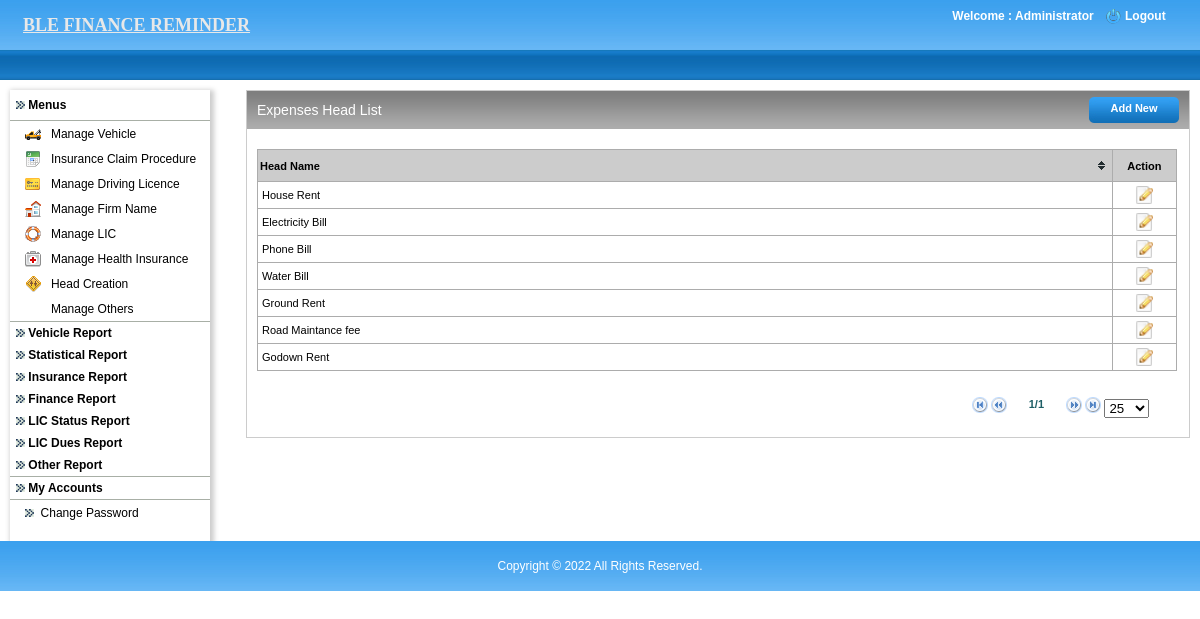
The app's page /admin/head_manage.php (signed in) with its own data.
### tables this page shows
CREATE TABLE IF NOT EXISTS `payment_heads` (
  `id` int(11) NOT NULL AUTO_INCREMENT,
  `heads` varchar(255) NOT NULL,
  PRIMARY KEY (`id`)
);

### includes/class.dbFunctions.php (called while the page is built, shortened)
<?php
class Dbfunctions extends Pagination
{
public $mysqli;
public function __construct()
{
	$localhost = "localhost";
	$username = "root";
	$password = "";
	$db = "ble_finance_latest";
	$this->mysqli = new mysqli($localhost,$username,$password,$db) or
		die('Oops connection error -> ' . mysqli_connect_error());
}
	function get_session(){
		if(isset($_SESSION['login'])){
			return $_SESSION['login'];
		}
	}
	function getDataFromTable($tblName, $fldName,  $optCondition){
		$defaultVal="";
		if(trim($optCondition) != ""){
			$condition = $optCondition ;
		}else{
			$condition = "";
		}
		$rs = $this->mysqli->query("select " . $fldName . " from " . $tblName . " where " . $condition);
		if( (!($rs)) || (!($rec=$rs->fetch_array(MYSQLI_BOTH)))){
			return $defaultVal;
		}else if(is_null($rec[0])){
			return $defaultVal;
		}else{
			return $rec[0];
		}
	}
	function countRows($tblName,$optCondition=""){
		if(trim($optCondition) != ""){
			$condition = " WHERE " . $optCondition;
		}else{
			$condition = "";
		}
		$sql="SELECT * FROM " . $tblName . $condition;
		$result = $this->mysqli->query($sql);
		if($result){
			$num=$result->num_rows;
			return $num;
		}
	}
	function fetch($tblName,$optCondition="",$optorder="",$optlimit="",$optorderType="ASC"){
		if(trim($optCondition) != ""){
			$condition = " WHERE " . $optCondition;
		}else{
			$condition = "";
		}
		if(trim($optlimit) != ""){
			$limit = " ".$optlimit;
		}else{
			$limit = "";
		}
		if(trim($optorder) != ""){
			$sql = "SELECT * FROM " . $tblName . $condition ." ORDER BY ". $optorder." ".$optorderType. $limit;
		}else{
			$sql = "SELECT * FROM " . $tblName . $condition. $limit;
		}
		$result = $this->mysqli->query($sql);
		while($row =$result->fetch_array(MYSQLI_BOTH)){
			$result_array[] = $row;
		}
		if(count($result_array)>0){
			return $result_array;
		}else{
			$default_val=array();
			return $default_val;
		}
	}
}
?>

### admin/head_manage.php (the view, shortened to what this page needs)
<?php
include_once '../includes/class.dbFunctions.php';
$db = new Dbfunctions();
include 'application_top.php';
?>
<link href="css/style.css" rel="stylesheet" type="text/css" />
<body>
<table width="100%" border="0" cellspacing="0" cellpadding="0">
  <tr>
    <td align="center" valign="middle" ><?php include 'header.php'; ?></td>
  </tr>
  <tr>
    <td align="left" valign="top"><table width="100%" border="0" cellspacing="0" cellpadding="0">
      <tr>
        <td width="10">&nbsp;</td>
        <td align="left" valign="top"><table width="100%" border="0" cellspacing="0" cellpadding="0">
          <tr>
            <td height="10" colspan="3" align="left" valign="top"></td>
            </tr>
          <tr>
            <td width="226" align="left" valign="top" height="365"><?php include 'left.php';?></td>
            <td width="10">&nbsp;</td>
            <td align="left" valign="top">
			<table width="100%" border="0" cellspacing="0" cellpadding="0" style="border:solid 1px; border-color:#CCC;">
              <tr>
                <td align="left" valign="top"><table width="100%" border="0" cellspacing="0" cellpadding="0">
                    <tr>
                      <td width="10" align="left" valign="top"><img src="images/leftbox-bg.jpg" alt="leftboxbg" width="10" height="38" /></td>
                      <td class="midboxbg"><table width="100%" border="0" cellspacing="0" cellpadding="0">
                        <tr>
                          <td width="50%" align="left" valign="middle"><h2>Expenses Head List</h2></td>
                          <td width="50%" align="right" valign="middle"><h2><a href="head_add.php" class="linkButton">Add New</a></h2></td>
                        </tr>
                      </table></td>
                      <td width="10" align="right" valign="top"><img src="images/rightbox-bg.jpg" alt="rightboxbg" width="10" height="38" /></td>
                    </tr>
                </table></td>
              </tr>
              <tr>
                <td align="left" valign="top">
				<table width="100%" border="0" cellspacing="0" cellpadding="0">
                  <tr>
                    <td height="5" colspan="3"></td>
                  </tr>
                  <tr>
                    <td height="5" colspan="3"></td>
                    </tr>
                  <tr>
                    <td>&nbsp;</td>
                    <td align="center" valign="top">
					<table height="61" border="1" align="center" cellpadding="0" cellspacing="0" bordercolor="#ACACAC"  class="tablesorter" id="sort_table" width="100%">
                      <thead>
                        <tr>
                          <th height="27" align="left" valign="middle" class="fetch_headers">Head Name </th>
						  <th colspan="3" align="center" valign="middle" class="fetch_headers">Action</th>
                          </tr>
                      </thead>
                      <tbody>
                        <?php
						 $num=$db->countRows('payment_heads');
						 foreach($db->fetch('payment_heads') as $res) {
			             ?>
                        <tr bgcolor="<?=$color;?>"  onmouseover="this.style.backgroundColor='#E6E6E6'" onMouseOut="this.style.backgroundColor=''">
                          <td align="left" class="fetch_contents"><?php echo $res["heads"]; ?></td>
						   <td width="7%" align="center" bgcolor="<?=$color;?>" class="fetch_contents">
						   <a href="head_edit.php?id=<?php echo $res["id"];?>"  class="linktext">
						   <img src="images/edit.png" width="18" height="18" title="Edit"></a></td>
                        </tr>
                        <?php } ?>
                      </tbody>
                    </table>
                    </td>
                    <td>&nbsp;</td>
                  </tr>
                  <tr>
                    <td width="10">&nbsp;</td>
                    <td>&nbsp;</td>
                    <td width="12">&nbsp;</td>
                  </tr>
                  <tr>
                    <td>&nbsp;</td>
                    <td align="right">
					<table width="94%" border="0" cellpadding="0" cellspacing="0" align="center">
                      <tr>
                        <td width="76%" align="center">&nbsp;</td>
                        <td width="24%" >
						<?php if($num > 0) { ?>
						<form>
                          <div id="pager" class="pager" style="text-align:right; padding-top:10px;">
						  <img src="table_sorter/icons/first.png" alt="first" width="16" height="16" class="first"/>
						  <img src="table_sorter/icons/prev.png" alt="prev" width="16" height="16" class="prev"/>
                            <input name="text" type="text" class="pagedisplay trans" size="5" readonly=""/>
                            <img src="table_sorter/icons/next.png" width="16" height="16" class="next"/>
							<img src="table_sorter/icons/last.png" width="16" height="16" class="last"/>
                            <select name="select" class="pagesize">
                              <option selected="selected"  value="25">25</option>
                            </select>
                          </div>
                        </form>
						<?php } ?>
						</td>
                      </tr>
                    </table>
					</td>
                    <td>&nbsp;</td>
                  </tr>
                  <tr>
                    <td>&nbsp;</td>
                    <td>&nbsp;</td>
                    <td>&nbsp;</td>
                  </tr>
                </table>
                  </td>
              </tr>
            </table></td>
            </tr>
        </table></td>
        <td width="10">&nbsp;</td>
      </tr>
    </table></td>
  </tr>
  <tr>
    <td align="center"><?php include 'footer.php';?></td>
  </tr>
</table>
</body>
</html>

### admin/header.php (shortened to what this page needs)
<table width="100%" border="0" cellpadding="0" cellspacing="0" style="background: url(images/top_bg.jpg) repeat-x;">
  <tr>
    <td width="50%" height="50" align="left" valign="middle" style="padding-left:23px;">
    <a href="admin_home.php" class="style3" style="text-decoraon:none; font-size:18px;">BLE FINANCE REMINDER</a></td>
    <td width="50%" align="right" valign="top" style="padding-right:5px;">
	<?php
	if ($db->get_session())
	{
	$client_name=$db->getDataFromTable('admin', 'admin_name',  "id='$_SESSION[admin_id]'");
	?>
	<table width="250" border="0" cellspacing="0" cellpadding="0">
      <tr>
        <td height="8" colspan="3" align="center" valign="middle" class="logouttext"></td>
        </tr>
      <tr>
        <td width="156" align="center" valign="middle" class="logouttext">Welcome : <?php echo $client_name; ?> </td>
        <td width="24" align="center" valign="middle"><a href="logout.php"><img src="images/logout-icon.png" alt="logout_icon" width="15" height="15" border="0"/></a></td>
        <td width="70" align="left" valign="middle"><a href="logout.php" class="logouttext">Logout</a></td>
      </tr>
      <tr>
        <td height="10" colspan="3"></td>
      </tr>
      <tr>
        <td colspan="3" align="left" valign="top">&nbsp;</td>
      </tr>
    </table>
	<?php
	}
	?>	</td>
  </tr>
  <tr>
    <td colspan="2" align="left" valign="middle" class="greenborder" >&nbsp;</td>
  </tr>
</table>

### admin/css/stylesheet.css (style rules this page uses)
body { padding:0; margin:0; color:#555555; font:normal 12px/16px Arial, Helvetica, sans-serif; }
a img { border:none; }
.logouttext { font-family:Arial, Helvetica, sans-serif; font-size:12px; font-weight:bold; color:#ffffff; text-decoration:none; }
.fetch_headers { font-family:Arial, Helvetica, sans-serif; font-size: 12px; font-weight: bold; color:#ffffff; border-bottom:solid 1px #ACACAC; white-space:nowrap; padding-left:5px; background-color:#97D0FC; }
.fetch_contents { font-family:Arial, Helvetica, sans-serif; font-size: 12px; font-weight: normal; color:#000000; padding-left:5px; }
.linktext { font-family:Arial, Helvetica, sans-serif; font-size:12px; color:#4B7E7C; font-weight:bold; }
.trans { border:transparent; background:transparent; font-weight:bold; font-size:11px; text-align:center; margin-bottom:10px; vertical-align:top; color:#1D5E65; }
.linkButton { background:url(../images/btn.jpg) no-repeat; display:block; height:26px; width:90px; font-size: 11px; font-weight:bold; font-family:Arial; color:#ffffff; text-decoration:none; text-align:center; line-height:23px; cursor:pointer; }
.greenborder { background:url(../images/gr-bg.jpg) repeat-x; height:30px; }

### admin/tabcss/style.css (style rules this page uses)
body { margin-left: 0px; margin-top: 0px; margin-right: 0px; margin-bottom: 0px; }

### admin/tabcss/demos.css (style rules this page uses)
body { font-size: 12px; }
table { font-size: 1em; }
body { font-family: "Arial"; }

### admin/table_sorter/themes/blue/style.css (style rules this page uses)
table.tablesorter { font-family:arial; background-color: #CDCDCD; margin-top:10px; font-size: 12px; width:100%; border-collapse:collapse; text-align: left; }
table.tablesorter thead tr th, table.tablesorter tfoot tr th { background-color:#ccc; font-size: 11px; padding: 2px; font-weight:bold; color:#000; }
table.tablesorter thead tr .header { background-image: url(bg.gif); background-repeat: no-repeat; background-position: center right; cursor: pointer; }
table.tablesorter tbody td { color: #000000; padding: 4px; background-color: #FFF; vertical-align: middle; font-size:11px; }

### admin/css/style.css (style rules this page uses)
body { margin:0px;padding:0px;font-family:Arial, Helvetica, sans-serif;font-size:12px;color:#000000; }
a img { border:none; }
.logouttext { font-family:Arial, Helvetica, sans-serif;font-size:12px;font-weight:bold;color:#ffffff;text-decoration:none; }
.midboxbg { background:url(../images/midbox_bg.jpg) repeat-x; width:100%; }
h2 { font-family:Arial, Helvetica, sans-serif;font-size:14px;font-weight:normal;color:#ffffff;padding:0px;margin:0px; }
.fetch_headers { font-family:Arial, Helvetica, sans-serif;font-size: 12px;font-weight: bold;color:#000000;border-bottom:solid 1px #ACACAC;white-space:nowrap;padding-left:5px; }
.linkButton { background:url(../images/btn.jpg) no-repeat; display:block;height:26px; width:90px;font-size: 11px;font-weight:bold; font-family:Arial;color:#000;text-decoration:none;text-align:center;line-height:23px;cursor:pointer; }

### records on screen
payment_heads: heads "House Rent"
payment_heads: heads "Electricity Bill"
payment_heads: heads "Phone Bill"
payment_heads: heads "Water Bill"
payment_heads: heads "Ground Rent"
payment_heads: heads "Road Maintance fee"
payment_heads: heads "Godown Rent"

### other values on screen
$client_name "Administrator"
